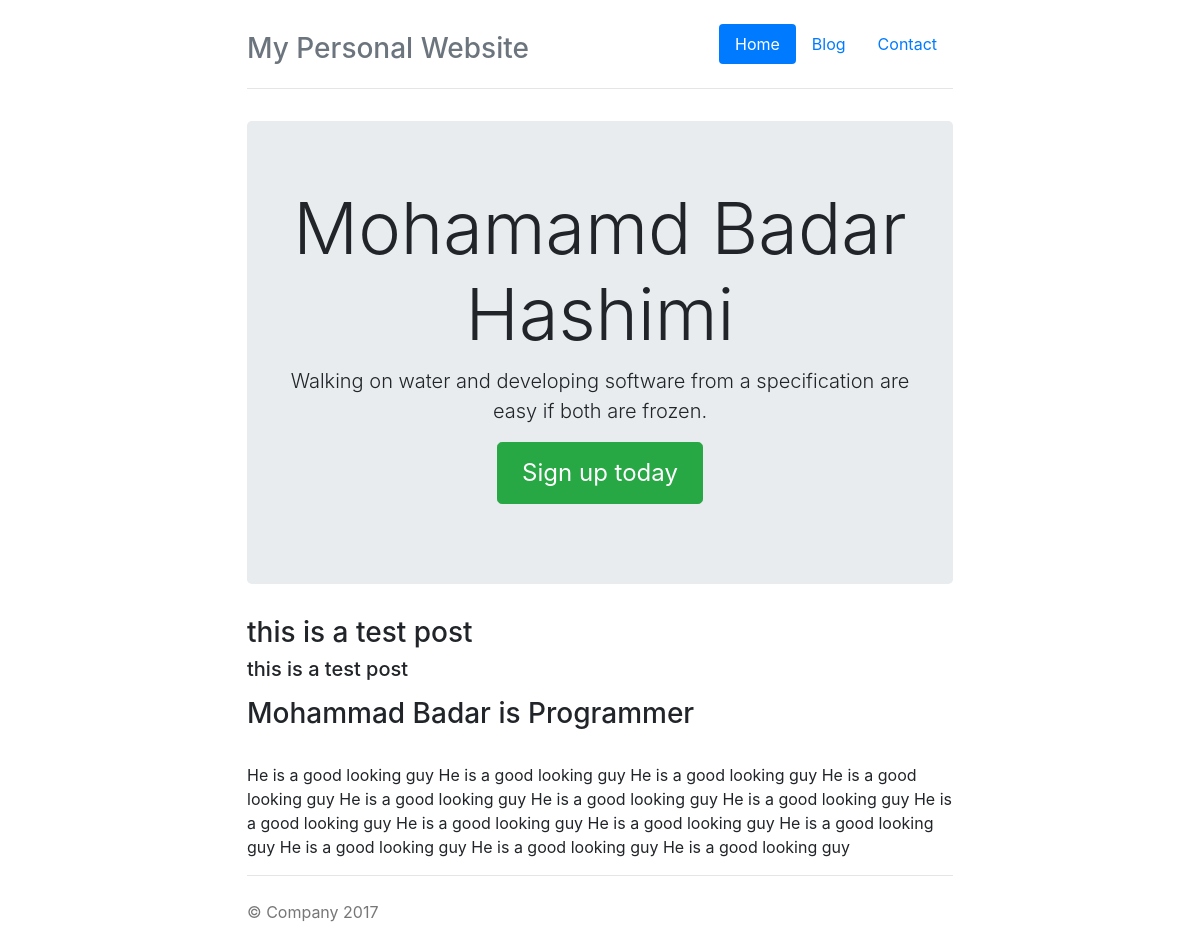
Page /blog/2 on the committed database.
### blog/models.py (models this page shows, shortened)
class Post(models.Model):
    title = models.CharField(max_length = 140)
    body = models.TextField()
    date = models.DateTimeField()

### blog/templates/blog/post.html
{% extends "personal/header.html" %}
{% block content %}
<article>
	<h3>{{post.title}}</h3>
	<h5>{{post.title}}</h5>
	{{post.body|safe|linebreaks}}
</article>
{% endblock %}

### personal/templates/personal/header.html (shortened to what this page needs)
<!DOCTYPE html>
<html>
<head>
	<link rel="stylesheet" href="https://maxcdn.bootstrapcdn.com/bootstrap/4.0.0-beta.3/css/bootstrap.min.css">
{% load staticfiles%}
<link rel="stylesheet" type="text/css" href="{% static 'css/style.css' %}">
</head>
<body>
 <div class="container">
      <header class="header clearfix">
        <nav>
          <ul class="nav nav-pills float-right">
            <li class="nav-item">
              <a class="nav-link active" href="/">Home <span class="sr-only">(current)</span></a>
            </li>
            <li class="nav-item">
              <a class="nav-link" href="/blog">Blog</a>
            </li>
            <li class="nav-item">
              <a class="nav-link" href="/contact">Contact</a>
            </li>
          </ul>
        </nav>
        <h3 class="text-muted">My Personal Website</h3>
      </header>
      <main role="main">
              <div class="jumbotron">
          <h1 class="display-3">Mohamamd Badar Hashimi</h1>
          <p class="lead">Walking on water and developing software from a specification are easy if both are frozen.</p>
          <p><a class="btn btn-lg btn-success" href="#" role="button">Sign up today</a></p>
        </div>
{% block content%}
{% endblock%}
      </main>
      <footer class="footer">
        <p>&copy; Company 2017</p>
      </footer>
    </div>
</body>
</html>

### personal/static/css/style.css (style rules this page uses)
body { padding-top: 1.5rem; padding-bottom: 1.5rem; }
.header, .marketing, .footer { padding-right: 1rem; padding-left: 1rem; }
.header { padding-bottom: 1rem; border-bottom: .05rem solid #e5e5e5; }
.header h3 { margin-top: 0; margin-bottom: 0; line-height: 3rem; }
.footer { padding-top: 1.5rem; color: #777; border-top: .05rem solid #e5e5e5; }
@media (min-width: 48em) { .container { max-width: 46rem; } }
.jumbotron { text-align: center; border-bottom: .05rem solid #e5e5e5; }
.jumbotron .btn { padding: .75rem 1.5rem; font-size: 1.5rem; }
@media screen and (min-width: 48em) { .header, .marketing, .footer { padding-right: 0; padding-left: 0; } }
@media screen and (min-width: 48em) { .header { margin-bottom: 2rem; } }
@media screen and (min-width: 48em) { .jumbotron { border-bottom: 0; } }

### rows in the picture
Post: title "this is a test post", body "Mohammad Badar is Programmer He is a good looking guy He is a good looking guy He is a good looking guy He is a good looking guy He is a good looking guy He is a good looking guy He is a good looking guy He is a good looking guy He is a good looking guy He is a good looking guy He is a good looking guy He is a good looking guy He is a good looking guy He is a good looking guy"
